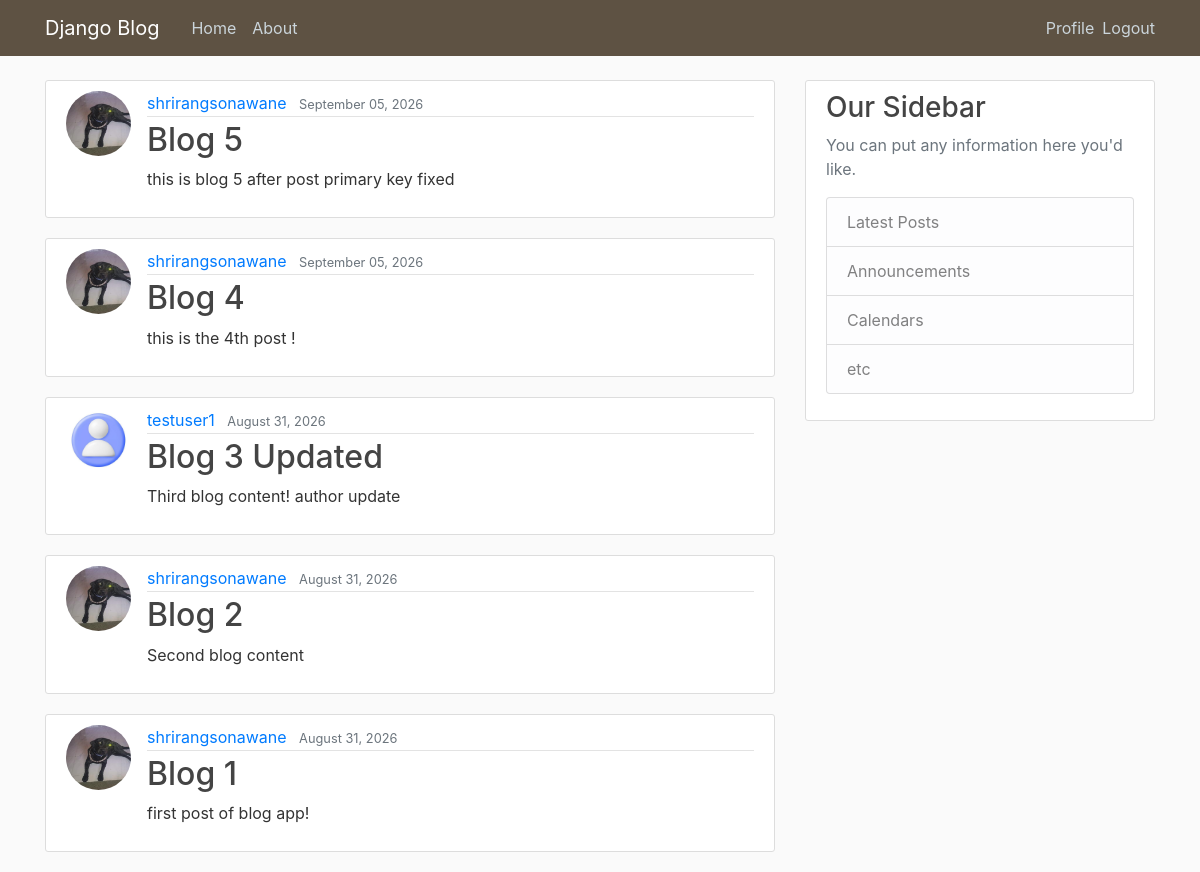
The app's page / (signed in) with its own data.
### Blog_App/models.py (models this page shows, shortened)
class post(models.Model):
    title = models.CharField(max_length=255)
    content = models.TextField()
    date_posted = models.DateTimeField(default=timezone.now)
    author = models.ForeignKey(User, on_delete=models.CASCADE)

### users/models.py (models this page shows, shortened)
class profile(models.Model):
    user = models.OneToOneField(User,on_delete=models.CASCADE)
    image = models.ImageField(default='default.jpg', upload_to='profile_pics')

### Blog_App/views.py (the view)
# urls.py: path('', PostListView.as_view(), name='Blog-Home'),
class PostListView(ListView):
    model = post
    template_name = 'Blog_App/home.html' ## <app>/<model>_<viewtype>.html
    context_object_name = "posts"
    ordering = ['-date_posted']

### Blog_App/templates/Blog_App/home.html
{% extends "Blog_App/base.html" %}
{% block content %}
    {% for post in posts %}
        <article class="media content-section">
            <img class="rounded-circle article-img" src="{{ post.author.profile.image.url }}" >
            <div class="media-body">
                <div class="article-metadata">
                    <a class="mr-2" href="#">{{ post.author }}</a>
                    <small class="text-muted">{{ post.date_posted|date:"F d, Y" }}</small>
                </div>
                <h2><a class="article-title" href="{% url 'post-detail' post.id %}">{{ post.title }}</a></h2>
                <p class="article-content">{{ post.content }}</p>
            </div>
        </article>
    {% endfor %}
{% endblock content %}

### Blog_App/static/Blog_App/main.css (style rules this page uses)
body { background: #fafafa; color: #333333; margin-top: 5rem; }
h1, h2, h3, h4, h5, h6 { color: #444444; }
.content-section { background: #ffffff; padding: 10px 20px; border: 1px solid #dddddd; border-radius: 3px; margin-bottom: 20px; }
.article-title { color: #444444; }
.article-content { white-space: pre-line; }
.article-img { height: 65px; width: 65px; margin-right: 16px; }
.article-metadata { padding-bottom: 1px; margin-bottom: 4px; border-bottom: 1px solid #e3e3e3 }

### records on screen
post: author.profile.image (picture), author "shrirangsonawane", date_posted "September 05, 2026", title "Blog 5", content "this is blog 5 after post primary key fixed"
post: author.profile.image (picture), author "shrirangsonawane", date_posted "September 05, 2026", title "Blog 4", content "this is the 4th post !"
post: author.profile.image (placeholder picture), author "testuser1", date_posted "August 31, 2026", title "Blog 3 Updated", content "Third blog content! author update"
post: author.profile.image (picture), author "shrirangsonawane", date_posted "August 31, 2026", title "Blog 2", content "Second blog content"
post: author.profile.image (picture), author "shrirangsonawane", date_posted "August 31, 2026", title "Blog 1", content "first post of blog app!"
